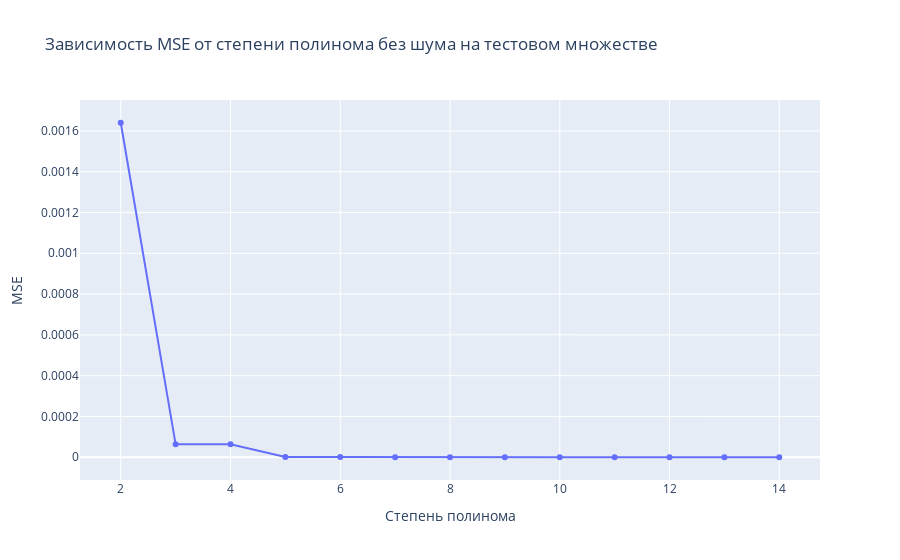

Source (notebook cell):
### Code cell
plot_mse_extent(polynoms, mses, "Зависимость MSE от степени полинома без шума на тестовом множестве")

### Figure 1 — Plotly figure (JSON) as saved in the notebook; plotly's stock layout.template omitted (floating-point values rounded to 4 significant figures)
{"data": [{"type": "scatter", "x": [2, 3, 4, 5, 6, 7, 8, 9, 10, 11, 12, 13, 14], "y": [0.00164, 6.331e-05, 6.331e-05, 1.139e-06, 1.139e-06, 3.308e-08, 3.308e-08, 8.524e-09, 8.492e-09, 8.132e-08, 8.108e-08, 3.037e-07, 3.03e-07]}], "layout": {"title": {"text": "Зависимость MSE от степени полинома без шума на тестовом множестве"}, "xaxis": {"title": {"text": "Степень полинома"}}, "yaxis": {"title": {"text": "MSE"}}}}
